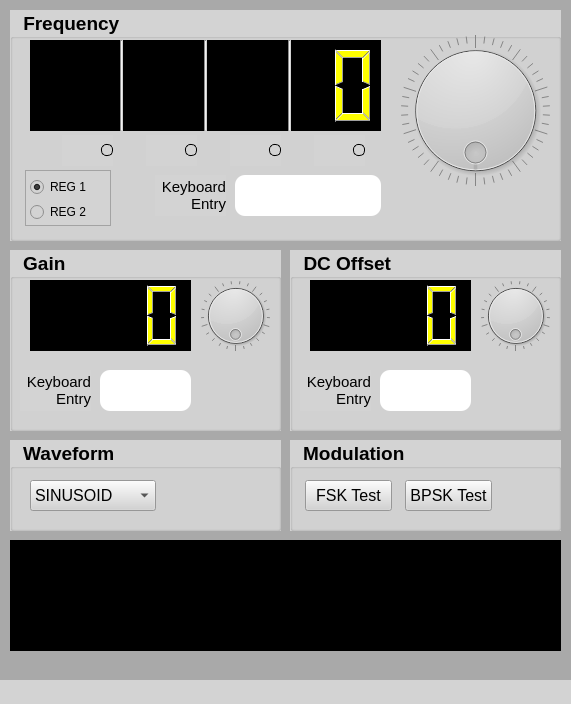
<?xml version="1.0" encoding="UTF-8"?>
<ui version="4.0">
 <class>MainWindow</class>
 <widget class="QMainWindow" name="MainWindow">
  <property name="geometry">
   <rect>
    <x>0</x>
    <y>0</y>
    <width>571</width>
    <height>704</height>
   </rect>
  </property>
  <property name="windowTitle">
   <string>Waveform Generator</string>
  </property>
  <property name="styleSheet">
   <string notr="true">QWidget {background-color: darkgray;}</string>
  </property>
  <property name="multiplier" stdset="0">
   <number>0</number>
  </property>
  <property name="reg" stdset="0">
   <number>0</number>
  </property>
  <widget class="QWidget" name="centralwidget">
   <widget class="QGroupBox" name="Frequency_groupBox">
    <property name="geometry">
     <rect>
      <x>10</x>
      <y>10</y>
      <width>551</width>
      <height>231</height>
     </rect>
    </property>
    <property name="font">
     <font>
      <pointsize>14</pointsize>
      <bold>true</bold>
     </font>
    </property>
    <property name="styleSheet">
     <string notr="true">QWidget{ background-color: lightgray; }</string>
    </property>
    <property name="title">
     <string>  Frequency</string>
    </property>
    <widget class="QLCDNumber" name="Frequency_lcdNumber">
     <property name="geometry">
      <rect>
       <x>20</x>
       <y>30</y>
       <width>351</width>
       <height>91</height>
      </rect>
     </property>
     <property name="styleSheet">
      <string notr="true">QWidget{ border: 2px black; background-color: black;}
QLCDNumber {color: yellow;}
</string>
     </property>
     <property name="smallDecimalPoint">
      <bool>false</bool>
     </property>
     <property name="digitCount">
      <number>8</number>
     </property>
     <property name="mode">
      <enum>QLCDNumber::Mode::Dec</enum>
     </property>
     <property name="value" stdset="0">
      <double>0.000000000000000</double>
     </property>
     <property name="intValue" stdset="0">
      <number>0</number>
     </property>
    </widget>
    <widget class="QLineEdit" name="Frequency_lineEdit">
     <property name="geometry">
      <rect>
       <x>225</x>
       <y>165</y>
       <width>146</width>
       <height>41</height>
      </rect>
     </property>
     <property name="font">
      <font>
       <pointsize>22</pointsize>
      </font>
     </property>
     <property name="styleSheet">
      <string notr="true">QWidget{ border: 2px black; background-color: white;border-radius: 10px;}</string>
     </property>
     <property name="maxLength">
      <number>9</number>
     </property>
     <property name="alignment">
      <set>Qt::AlignmentFlag::AlignRight|Qt::AlignmentFlag::AlignTrailing|Qt::AlignmentFlag::AlignVCenter</set>
     </property>
    </widget>
    <widget class="QDial" name="Frequency_dial">
     <property name="geometry">
      <rect>
       <x>390</x>
       <y>25</y>
       <width>151</width>
       <height>151</height>
      </rect>
     </property>
     <property name="toolTipDuration">
      <number>-1</number>
     </property>
     <property name="whatsThis">
      <string/>
     </property>
     <property name="tracking">
      <bool>true</bool>
     </property>
     <property name="wrapping">
      <bool>true</bool>
     </property>
     <property name="notchesVisible">
      <bool>true</bool>
     </property>
     <property name="stored_value" stdset="0">
      <number>0</number>
     </property>
    </widget>
    <widget class="QRadioButton" name="Frequency_radioButton_4">
     <property name="geometry">
      <rect>
       <x>304</x>
       <y>125</y>
       <width>51</width>
       <height>31</height>
      </rect>
     </property>
     <property name="font">
      <font>
       <pointsize>16</pointsize>
      </font>
     </property>
     <property name="layoutDirection">
      <enum>Qt::LayoutDirection::RightToLeft</enum>
     </property>
     <property name="styleSheet">
      <string notr="true">QRadioButton::indicator:checked:checked{ background-color: green;}
QRadioButton::indicator{ width: 10px; height: 10px; border-radius: 5px; border: 1px solid black; background-color: transparent;}</string>
     </property>
     <property name="text">
      <string/>
     </property>
     <property name="iconSize">
      <size>
       <width>32</width>
       <height>32</height>
      </size>
     </property>
     <property name="checked">
      <bool>false</bool>
     </property>
     <property name="multiplier" stdset="0">
      <number>1</number>
     </property>
    </widget>
    <widget class="QRadioButton" name="Frequency_radioButton_1">
     <property name="geometry">
      <rect>
       <x>220</x>
       <y>125</y>
       <width>51</width>
       <height>31</height>
      </rect>
     </property>
     <property name="font">
      <font>
       <pointsize>16</pointsize>
      </font>
     </property>
     <property name="layoutDirection">
      <enum>Qt::LayoutDirection::RightToLeft</enum>
     </property>
     <property name="styleSheet">
      <string notr="true">QRadioButton::indicator:checked:checked{ background-color: green;}
QRadioButton::indicator{ width: 10px; height: 10px; border-radius: 5px; border: 1px solid black; background-color: transparent;}</string>
     </property>
     <property name="text">
      <string/>
     </property>
     <property name="iconSize">
      <size>
       <width>32</width>
       <height>32</height>
      </size>
     </property>
     <property name="checked">
      <bool>false</bool>
     </property>
     <property name="multiplier" stdset="0">
      <number>100</number>
     </property>
    </widget>
    <widget class="QLabel" name="Frequency_label">
     <property name="geometry">
      <rect>
       <x>145</x>
       <y>165</y>
       <width>71</width>
       <height>41</height>
      </rect>
     </property>
     <property name="font">
      <font>
       <pointsize>11</pointsize>
      </font>
     </property>
     <property name="styleSheet">
      <string notr="true">QWidget{ border-radius: 0px;}</string>
     </property>
     <property name="text">
      <string>Keyboard Entry</string>
     </property>
     <property name="alignment">
      <set>Qt::AlignmentFlag::AlignRight|Qt::AlignmentFlag::AlignTrailing|Qt::AlignmentFlag::AlignVCenter</set>
     </property>
     <property name="wordWrap">
      <bool>true</bool>
     </property>
    </widget>
    <widget class="Line" name="Frequency_line_1">
     <property name="geometry">
      <rect>
       <x>278</x>
       <y>30</y>
       <width>3</width>
       <height>91</height>
      </rect>
     </property>
     <property name="orientation">
      <enum>Qt::Orientation::Vertical</enum>
     </property>
    </widget>
    <widget class="Line" name="Frequency_line_3">
     <property name="geometry">
      <rect>
       <x>110</x>
       <y>30</y>
       <width>3</width>
       <height>91</height>
      </rect>
     </property>
     <property name="orientation">
      <enum>Qt::Orientation::Vertical</enum>
     </property>
    </widget>
    <widget class="QRadioButton" name="Frequency_radioButton_2">
     <property name="geometry">
      <rect>
       <x>136</x>
       <y>125</y>
       <width>51</width>
       <height>31</height>
      </rect>
     </property>
     <property name="font">
      <font>
       <pointsize>16</pointsize>
      </font>
     </property>
     <property name="layoutDirection">
      <enum>Qt::LayoutDirection::RightToLeft</enum>
     </property>
     <property name="styleSheet">
      <string notr="true">QRadioButton::indicator:checked:checked{ background-color: green;}
QRadioButton::indicator{ width: 10px; height: 10px; border-radius: 5px; border: 1px solid black; background-color: transparent;}</string>
     </property>
     <property name="text">
      <string/>
     </property>
     <property name="iconSize">
      <size>
       <width>32</width>
       <height>32</height>
      </size>
     </property>
     <property name="checked">
      <bool>false</bool>
     </property>
     <property name="multiplier" stdset="0">
      <number>10000</number>
     </property>
    </widget>
    <widget class="QRadioButton" name="Frequency_radioButton_3">
     <property name="geometry">
      <rect>
       <x>52</x>
       <y>125</y>
       <width>51</width>
       <height>31</height>
      </rect>
     </property>
     <property name="font">
      <font>
       <pointsize>16</pointsize>
      </font>
     </property>
     <property name="layoutDirection">
      <enum>Qt::LayoutDirection::RightToLeft</enum>
     </property>
     <property name="styleSheet">
      <string notr="true">QRadioButton::indicator:checked:checked{ background-color: green;}
QRadioButton::indicator{ width: 10px; height: 10px; border-radius: 5px; border: 1px solid black; background-color: transparent;}</string>
     </property>
     <property name="text">
      <string/>
     </property>
     <property name="iconSize">
      <size>
       <width>32</width>
       <height>32</height>
      </size>
     </property>
     <property name="checked">
      <bool>false</bool>
     </property>
     <property name="multiplier" stdset="0">
      <number>1000000</number>
     </property>
    </widget>
    <widget class="Line" name="Frequency_line_2">
     <property name="geometry">
      <rect>
       <x>194</x>
       <y>30</y>
       <width>3</width>
       <height>91</height>
      </rect>
     </property>
     <property name="orientation">
      <enum>Qt::Orientation::Vertical</enum>
     </property>
    </widget>
    <widget class="QFrame" name="Frequency_frame">
     <property name="geometry">
      <rect>
       <x>15</x>
       <y>160</y>
       <width>86</width>
       <height>56</height>
      </rect>
     </property>
     <property name="frameShape">
      <enum>QFrame::Shape::StyledPanel</enum>
     </property>
     <property name="frameShadow">
      <enum>QFrame::Shadow::Raised</enum>
     </property>
     <widget class="QRadioButton" name="Frequency_output_radioButton_1">
      <property name="geometry">
       <rect>
        <x>5</x>
        <y>5</y>
        <width>76</width>
        <height>24</height>
       </rect>
      </property>
      <property name="text">
       <string>REG 1</string>
      </property>
      <property name="checked">
       <bool>true</bool>
      </property>
      <property name="reg" stdset="0">
       <number>0</number>
      </property>
     </widget>
     <widget class="QRadioButton" name="Frequency_output_radioButton_2">
      <property name="geometry">
       <rect>
        <x>5</x>
        <y>30</y>
        <width>76</width>
        <height>24</height>
       </rect>
      </property>
      <property name="text">
       <string>REG 2</string>
      </property>
      <property name="reg" stdset="0">
       <number>1</number>
      </property>
     </widget>
    </widget>
   </widget>
   <widget class="QGroupBox" name="Gain_groupBox">
    <property name="geometry">
     <rect>
      <x>10</x>
      <y>250</y>
      <width>271</width>
      <height>181</height>
     </rect>
    </property>
    <property name="font">
     <font>
      <pointsize>14</pointsize>
      <bold>true</bold>
     </font>
    </property>
    <property name="styleSheet">
     <string notr="true">QWidget{ background-color: lightgray; }</string>
    </property>
    <property name="title">
     <string>  Gain</string>
    </property>
    <widget class="QLCDNumber" name="Gain_lcdNumber">
     <property name="geometry">
      <rect>
       <x>20</x>
       <y>30</y>
       <width>161</width>
       <height>71</height>
      </rect>
     </property>
     <property name="styleSheet">
      <string notr="true">QWidget{ border: 2px black; background-color: black;}
QLCDNumber {color: yellow;}
</string>
     </property>
     <property name="smallDecimalPoint">
      <bool>false</bool>
     </property>
     <property name="digitCount">
      <number>4</number>
     </property>
     <property name="mode">
      <enum>QLCDNumber::Mode::Dec</enum>
     </property>
     <property name="value" stdset="0">
      <double>0.000000000000000</double>
     </property>
     <property name="intValue" stdset="0">
      <number>0</number>
     </property>
    </widget>
    <widget class="QLineEdit" name="Gain_lineEdit">
     <property name="geometry">
      <rect>
       <x>90</x>
       <y>120</y>
       <width>91</width>
       <height>41</height>
      </rect>
     </property>
     <property name="font">
      <font>
       <pointsize>22</pointsize>
      </font>
     </property>
     <property name="styleSheet">
      <string notr="true">QWidget{ border: 2px black; background-color: white;border-radius: 10px;}</string>
     </property>
     <property name="maxLength">
      <number>9</number>
     </property>
     <property name="alignment">
      <set>Qt::AlignmentFlag::AlignRight|Qt::AlignmentFlag::AlignTrailing|Qt::AlignmentFlag::AlignVCenter</set>
     </property>
    </widget>
    <widget class="QDial" name="Gain_dial">
     <property name="geometry">
      <rect>
       <x>190</x>
       <y>30</y>
       <width>71</width>
       <height>71</height>
      </rect>
     </property>
     <property name="toolTipDuration">
      <number>-1</number>
     </property>
     <property name="whatsThis">
      <string/>
     </property>
     <property name="singleStep">
      <number>1</number>
     </property>
     <property name="pageStep">
      <number>10</number>
     </property>
     <property name="tracking">
      <bool>true</bool>
     </property>
     <property name="wrapping">
      <bool>true</bool>
     </property>
     <property name="notchesVisible">
      <bool>true</bool>
     </property>
     <property name="stored_value" stdset="0">
      <number>0</number>
     </property>
    </widget>
    <widget class="QLabel" name="Gain_label">
     <property name="geometry">
      <rect>
       <x>10</x>
       <y>120</y>
       <width>71</width>
       <height>41</height>
      </rect>
     </property>
     <property name="font">
      <font>
       <pointsize>11</pointsize>
      </font>
     </property>
     <property name="styleSheet">
      <string notr="true">QWidget{ border-radius: 0px;}</string>
     </property>
     <property name="text">
      <string>Keyboard Entry</string>
     </property>
     <property name="alignment">
      <set>Qt::AlignmentFlag::AlignRight|Qt::AlignmentFlag::AlignTrailing|Qt::AlignmentFlag::AlignVCenter</set>
     </property>
     <property name="wordWrap">
      <bool>true</bool>
     </property>
    </widget>
   </widget>
   <widget class="QGroupBox" name="Offset_groupBox">
    <property name="geometry">
     <rect>
      <x>290</x>
      <y>250</y>
      <width>271</width>
      <height>181</height>
     </rect>
    </property>
    <property name="font">
     <font>
      <pointsize>14</pointsize>
      <bold>true</bold>
     </font>
    </property>
    <property name="styleSheet">
     <string notr="true">QWidget{ background-color: lightgray;}</string>
    </property>
    <property name="title">
     <string>  DC Offset</string>
    </property>
    <widget class="QLCDNumber" name="Offset_lcdNumber">
     <property name="geometry">
      <rect>
       <x>20</x>
       <y>30</y>
       <width>161</width>
       <height>71</height>
      </rect>
     </property>
     <property name="styleSheet">
      <string notr="true">QWidget{ border: 2px black; background-color: black;}
QLCDNumber {color: yellow;}
</string>
     </property>
     <property name="smallDecimalPoint">
      <bool>false</bool>
     </property>
     <property name="digitCount">
      <number>4</number>
     </property>
     <property name="mode">
      <enum>QLCDNumber::Mode::Dec</enum>
     </property>
     <property name="value" stdset="0">
      <double>0.000000000000000</double>
     </property>
     <property name="intValue" stdset="0">
      <number>0</number>
     </property>
    </widget>
    <widget class="QLineEdit" name="Offset_lineEdit">
     <property name="geometry">
      <rect>
       <x>90</x>
       <y>120</y>
       <width>91</width>
       <height>41</height>
      </rect>
     </property>
     <property name="font">
      <font>
       <pointsize>22</pointsize>
      </font>
     </property>
     <property name="styleSheet">
      <string notr="true">QWidget{ border: 2px black; background-color: white;border-radius: 10px;}</string>
     </property>
     <property name="maxLength">
      <number>9</number>
     </property>
     <property name="alignment">
      <set>Qt::AlignmentFlag::AlignRight|Qt::AlignmentFlag::AlignTrailing|Qt::AlignmentFlag::AlignVCenter</set>
     </property>
    </widget>
    <widget class="QDial" name="Offset_dial">
     <property name="geometry">
      <rect>
       <x>190</x>
       <y>30</y>
       <width>71</width>
       <height>71</height>
      </rect>
     </property>
     <property name="toolTipDuration">
      <number>-1</number>
     </property>
     <property name="whatsThis">
      <string/>
     </property>
     <property name="tracking">
      <bool>true</bool>
     </property>
     <property name="wrapping">
      <bool>true</bool>
     </property>
     <property name="notchesVisible">
      <bool>true</bool>
     </property>
     <property name="stored_value" stdset="0">
      <number>0</number>
     </property>
    </widget>
    <widget class="QLabel" name="Offset_label">
     <property name="geometry">
      <rect>
       <x>10</x>
       <y>120</y>
       <width>71</width>
       <height>41</height>
      </rect>
     </property>
     <property name="font">
      <font>
       <pointsize>11</pointsize>
      </font>
     </property>
     <property name="styleSheet">
      <string notr="true">QWidget{ border-radius: 0px;}</string>
     </property>
     <property name="text">
      <string>Keyboard Entry</string>
     </property>
     <property name="alignment">
      <set>Qt::AlignmentFlag::AlignRight|Qt::AlignmentFlag::AlignTrailing|Qt::AlignmentFlag::AlignVCenter</set>
     </property>
     <property name="wordWrap">
      <bool>true</bool>
     </property>
    </widget>
   </widget>
   <widget class="QGroupBox" name="Waveform_groupBox">
    <property name="geometry">
     <rect>
      <x>10</x>
      <y>440</y>
      <width>271</width>
      <height>91</height>
     </rect>
    </property>
    <property name="font">
     <font>
      <pointsize>14</pointsize>
      <bold>true</bold>
     </font>
    </property>
    <property name="styleSheet">
     <string notr="true">QWidget{ background-color: lightgray; }</string>
    </property>
    <property name="title">
     <string>  Waveform</string>
    </property>
    <widget class="QComboBox" name="Waveform_comboBox">
     <property name="geometry">
      <rect>
       <x>20</x>
       <y>40</y>
       <width>126</width>
       <height>31</height>
      </rect>
     </property>
     <property name="styleSheet">
      <string notr="true">QComboBox{ font-family: &quot;Arial&quot;; font-size: 16px; }</string>
     </property>
     <item>
      <property name="text">
       <string>SINUSOID</string>
      </property>
     </item>
     <item>
      <property name="text">
       <string>TRIANGLE</string>
      </property>
     </item>
     <item>
      <property name="text">
       <string>SQUARE 1</string>
      </property>
     </item>
     <item>
      <property name="text">
       <string>SQUARE 2</string>
      </property>
     </item>
     <item>
      <property name="text">
       <string>----</string>
      </property>
     </item>
    </widget>
   </widget>
   <widget class="QGroupBox" name="Mod_groupBox">
    <property name="geometry">
     <rect>
      <x>290</x>
      <y>440</y>
      <width>271</width>
      <height>91</height>
     </rect>
    </property>
    <property name="font">
     <font>
      <pointsize>14</pointsize>
      <bold>true</bold>
     </font>
    </property>
    <property name="styleSheet">
     <string notr="true">QWidget{ background-color: lightgray; }</string>
    </property>
    <property name="title">
     <string>  Modulation</string>
    </property>
    <widget class="QPushButton" name="Mod_pushButton_1">
     <property name="geometry">
      <rect>
       <x>15</x>
       <y>40</y>
       <width>87</width>
       <height>31</height>
      </rect>
     </property>
     <property name="font">
      <font>
       <pointsize>12</pointsize>
      </font>
     </property>
     <property name="styleSheet">
      <string notr="true">QPushButton:checked {background-color: red;}</string>
     </property>
     <property name="text">
      <string>FSK Test</string>
     </property>
     <property name="checkable">
      <bool>true</bool>
     </property>
    </widget>
    <widget class="QPushButton" name="Mod_pushButton_2">
     <property name="geometry">
      <rect>
       <x>115</x>
       <y>40</y>
       <width>87</width>
       <height>31</height>
      </rect>
     </property>
     <property name="font">
      <font>
       <pointsize>12</pointsize>
      </font>
     </property>
     <property name="styleSheet">
      <string notr="true">QPushButton:checked {background-color: red;}</string>
     </property>
     <property name="text">
      <string>BPSK Test</string>
     </property>
     <property name="checkable">
      <bool>true</bool>
     </property>
    </widget>
   </widget>
   <widget class="QTextEdit" name="message">
    <property name="geometry">
     <rect>
      <x>10</x>
      <y>540</y>
      <width>551</width>
      <height>111</height>
     </rect>
    </property>
    <property name="font">
     <font>
      <family>Courier New</family>
      <pointsize>10</pointsize>
     </font>
    </property>
    <property name="styleSheet">
     <string notr="true">QTextEdit {background-color: #000000; color: #FFB000; font-family: 'Courier New', Courier, monospace; font-size: 10pt; selection-background-color: #FFB000; selection-color: #000000;}</string>
    </property>
    <property name="readOnly">
     <bool>true</bool>
    </property>
   </widget>
  </widget>
  <widget class="QMenuBar" name="menubar">
   <property name="geometry">
    <rect>
     <x>0</x>
     <y>0</y>
     <width>571</width>
     <height>23</height>
    </rect>
   </property>
  </widget>
  <widget class="QStatusBar" name="statusbar">
   <property name="font">
    <font>
     <pointsize>12</pointsize>
     <bold>true</bold>
    </font>
   </property>
   <property name="styleSheet">
    <string notr="true">QWidget{ background-color: lightgray;}
QStatusBar{ color: red;}</string>
   </property>
  </widget>
 </widget>
 <resources/>
 <connections/>
</ui>
